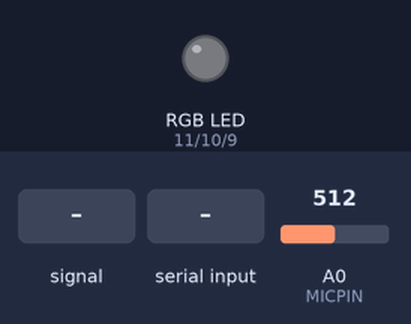
This sketch was run on a simulated Arduino Uno, built with avr-gcc and run on an emulated ATmega328P. Shown: an RGB LED mixed from three pins (HIGH = lit). Dashed ring = blinking. Inputs (shaded band) come from the test bench; at power-on: A0 (MICPIN) = 512. Dim RGB values are drawn brighter than linear.

Above: at 1.2 s.
1.3 s: A0 (MICPIN) fed a 200 Hz sine of ±81 counts around its level
At 2.8 s:
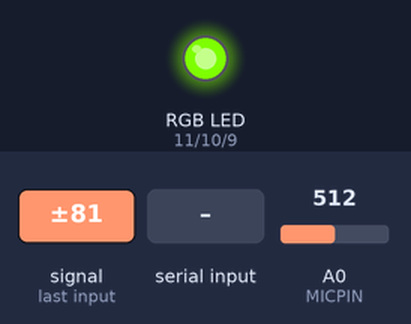
4.3 s: "30,150\n" received over Serial
7.3 s: A0 (MICPIN) fed a 1000 Hz sine of ±255 counts around its level
At 8.3 s:
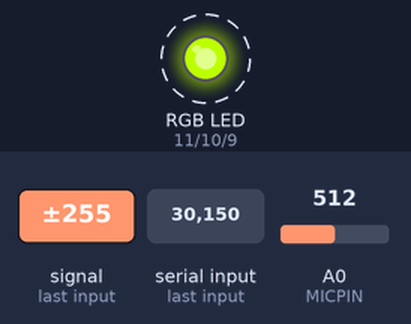
10.3 s: "90,45\n" received over Serial
At 11.4 s:
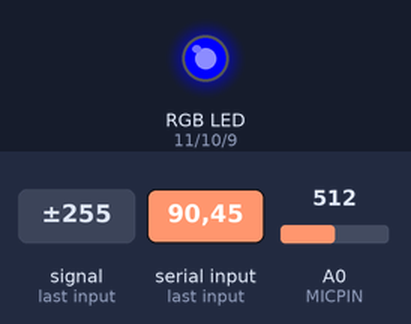
11.8 s: A0 (MICPIN) fed a 2 Hz sine of ±306 counts around its level
At 12.01 s:
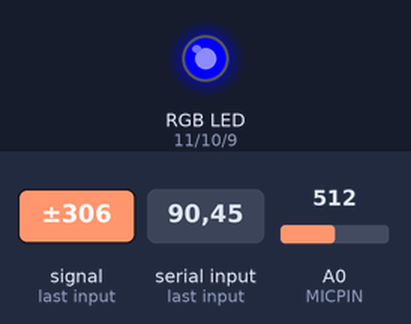
14.8 s: "0\n" received over Serial
At 15.4 s:
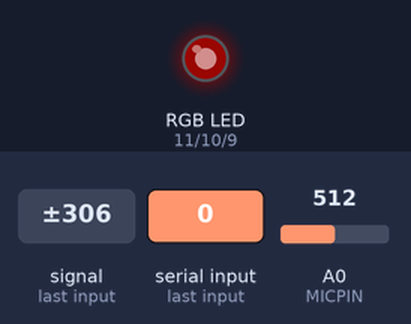
Timing chart, 0 to 20.8 s (numbered marks = the images above; inputs shaded):
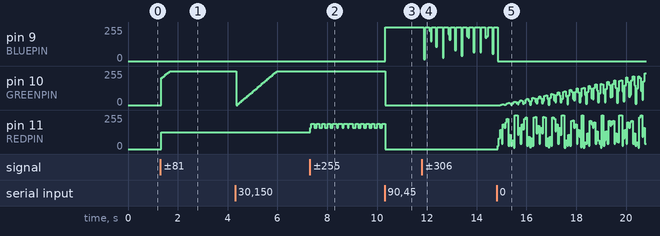

Measured:
- after the input at 1.3 s, pin 10 (GREENPIN): 0/255 → 255/255 at once; pin 11 (REDPIN): 0/255 → 126/255 at once
- after the input at 7.3 s, pin 11 (REDPIN): alternates 188/255 for 0.11 s and 161/255 for 0.11 s, starting at once
- after the input at 10.3 s, pin 9 (BLUEPIN): 0/255 → 255/255 at once; pin 10 (GREENPIN): 255/255 → 0/255 at once

The sketch:

Mic_RGBLED.ino
```cpp
/*.  For RGB LED.  */
#define REDPIN 11
#define GREENPIN 10
#define BLUEPIN 9

#define RGBMAX 255
#define LED_DELAY 50

//For color cycle
const int phases[6] = {255, 255 * 2, 255 * 3, 255 * 4, 255 * 5, 255 * 6};
int i = 0;
long prevMillisLED = 0;

int mode = 0; //Mode for RGB LED

//Stores global red green and blue values to use in terms of RGB
int red = 0, green = 0, blue = 0;


/*.  For MIC.  */
#define MICPIN A0

#define MICMIN 1
#define MICMAX 20

#define MIC_DELAY 100

int micInput = 0;
//Multiplier from microphone
float m = 1.0 / (MICMAX - MICMIN);

void setup() {
  // put your setup code here, to run once:
  Serial.begin(9600);

  //Sets RGB LED Pins to OUTPUT
  red = 255, green = 0, blue = 0;
  pinMode(REDPIN,  OUTPUT);
  pinMode(GREENPIN, OUTPUT);
  pinMode(BLUEPIN, OUTPUT);

  //Sets mic
  pinMode(MICPIN, INPUT);
  // Serial.print("M is ");
  // Serial.println(m);
}

int boundColor(int val) {
  // return (val)
  return 0;
}

//Sets RGB colors for RGB LED
void setColor() {
  int redValue = red * (micInput * m);
  int greenValue = green * (micInput * m);
  int blueValue = blue * (micInput * m);
  // Serial.print("(");
  // Serial.print(redValue);
  // Serial.print(",");
  // Serial.print(greenValue);
  // Serial.print(",");
  // Serial.print(blueValue);
  // Serial.println(")");
  analogWrite(REDPIN, redValue);
  analogWrite(GREENPIN,  greenValue);
  analogWrite(BLUEPIN, blueValue);
}

void colorCycle(){
  //RED TO YELLOW TO GREEN TO CYAN TO BLUE TO VIOLET TO
  setColor();
  if (i < phases[0]) {
    green++;
  } else if (i < phases[1]) {
    red--;
  } else if (i < phases[2]) {
    blue++;
  } else if (i < phases[3]) {
    green--;
  } else if (i < phases[4]) {
    red++;
  } else if (i < phases[5]) {
    blue--;
  } else {
    i = 0;
    return;
  }
  i++;
  // Serial.print("(");
  // Serial.print(red);
  // Serial.print(",");
  // Serial.print(green);
  // Serial.print(",");
  // Serial.print(blue);
  // Serial.println(")");
}

void setRGBValues() {
  switch (mode) {
    case 0:
      colorCycle();
      break; //Color Cycle
    case 1:  //Red
      if (red != RGBMAX || green != 0 || blue != 0) {
        red = RGBMAX, green = 0, blue = 0;
      }
      setColor();
      break;
    case 2: //Yellow
      if (red != RGBMAX || green != RGBMAX || blue != 0) {
        red = RGBMAX, green = RGBMAX, blue = 0;
      }
      setColor();
      break;
    case 3: //Green
      if (red != 0 || green != RGBMAX || blue != 0) {
        red = 0, green = RGBMAX, blue = 0;
      }
      setColor();
      break;
    case 4: //Cyan
      if (red != 0 || green != RGBMAX || blue != RGBMAX) {
        red = 0, green = RGBMAX, blue = RGBMAX;
      }
      setColor();
      break;
    case 5: //Blue
      if (red != 0 || green != 0 || blue != RGBMAX) {
        red = 0, green = 0, blue = RGBMAX;
      }
      setColor();
      break;
    case 6: //Magenta
      if (red != RGBMAX || green != 0 || blue != RGBMAX) {
        red = RGBMAX, green = 0, blue = RGBMAX;
      }
      setColor();
      break;
    case 7: //White
      if (red != RGBMAX || green != RGBMAX || blue != RGBMAX) {
        red = RGBMAX, green = RGBMAX, blue = RGBMAX;
      }
      setColor();
      break;
    case 8: //Black / OFFF
      if (red != 0 || green != 0 || blue != 0) {
        red = 0, green = 0, blue = 0;
      }
      setColor();
      break;
    // default: Serial.println("Something's not right");
  }
}

void analyzeMessage(char message) {
  if (message >= '0' && message <= '9') {
    mode = message - '0';
  }
  if (mode == 0) {
    if (red != RGBMAX || green != 0 || blue != 0 || i != 0) {
      i = 0;
      red = RGBMAX, green = 0, blue = 0;
    }
  }
}

void loop() {
  int mn = 1024;
  int mx = 0;

  for (int i = 0; i < MIC_DELAY; ++i) {
    int val = analogRead(MICPIN);
    mn = min(mn, val);
    mx = max(mx, val);
  }

  micInput = mx - mn;
  // Serial.println(micInput);

  if (millis() - prevMillisLED >= LED_DELAY) {
    prevMillisLED = millis();
    setRGBValues();
    // Serial.println(i);
  }

  //Gets input from other Arduino
  if (Serial.available() > 0) {
    while (Serial.available() > 0) {
    char message = Serial.read();
    String message2 = String("Message: " + message);
    // Serial.println(message2);
    analyzeMessage(message);
  }
  }
}
```
